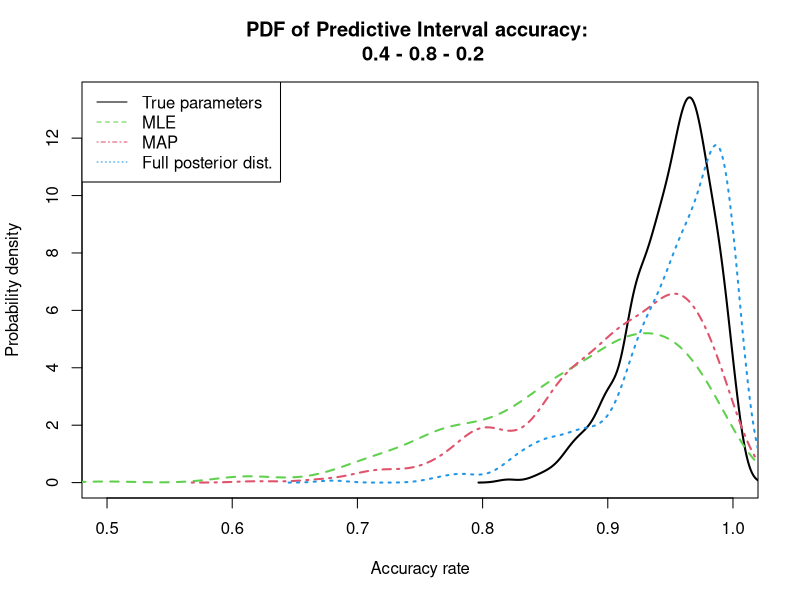

The R source for this figure:
LONGUEUR_CORRELATION <- scan("../longueur_correlation_vraie.txt")

NOM_VRAI <- "True parameters"
NOM_MLE <- "MLE"
NOM_MAP <- "MAP"
NOM_BAYESIEN <- "Full posterior dist."
NOM_BARYESIEN_APPROX <- NULL
TITRE_GRAPHE <- paste("PDF of Predictive Interval accuracy:", "\n", LONGUEUR_CORRELATION[1], "-", LONGUEUR_CORRELATION[2], "-", LONGUEUR_CORRELATION[3])
LEGENDE_ABSCISSES <- "Accuracy rate"
LEGENDE_ORDONNEES <- "Probability density"

Frequences_appartient_intervalle_pari <- read.table("matrice_frequences_appartient_intervalle_pari.txt", as.is = TRUE)
    
Frequences_appartient_intervalle_pari_VRAI <- density(Frequences_appartient_intervalle_pari[,1])
Frequences_appartient_intervalle_pari_MLE <- density(Frequences_appartient_intervalle_pari[,2])
Frequences_appartient_intervalle_pari_MAP <- density(Frequences_appartient_intervalle_pari[,3])
Frequences_appartient_intervalle_pari_BAYES <- density(Frequences_appartient_intervalle_pari[,4])

Max_densite <- max(Frequences_appartient_intervalle_pari_VRAI$y, Frequences_appartient_intervalle_pari_MLE$y, Frequences_appartient_intervalle_pari_MAP$y, Frequences_appartient_intervalle_pari_BAYES$y)



 
plot(x=c(min(Frequences_appartient_intervalle_pari),max(Frequences_appartient_intervalle_pari)),y=c(0,Max_densite), type="n", main=TITRE_GRAPHE, xlab=LEGENDE_ABSCISSES, ylab=LEGENDE_ORDONNEES)
#abscisses <- 1/nrow(Frequences_appartient_intervalle_pari) * 1:nrow(Frequences_appartient_intervalle_pari)
#smooth <- loess( Frequences_appartient_intervalle_pari_VRAI ~ abscisses)
lines(Frequences_appartient_intervalle_pari_VRAI, lwd=2)
    lines(Frequences_appartient_intervalle_pari_MLE ,col=3, lwd=2, lty=2)
    lines(Frequences_appartient_intervalle_pari_MAP ,col=2, lwd=2, lty=4)
    lines(Frequences_appartient_intervalle_pari_BAYES, col=4, lwd=2, lty=3)
    #lines(abscisses, Frequences_appartient_intervalle_pari_BAYES_APPROX, col=4, lty=3, lwd=1)
legende <- c(NOM_VRAI,NOM_MLE,NOM_MAP,NOM_BAYESIEN)
lwd <- c(2,2,2,2)
lty <- c(1,2,4,3)
col <- c(1,3,2,4)
legend("topleft", legende, lty=lty, col=col)
dev.copy(pdf,"Densite_appartient_intervalle_pari.pdf")
dev.off()






